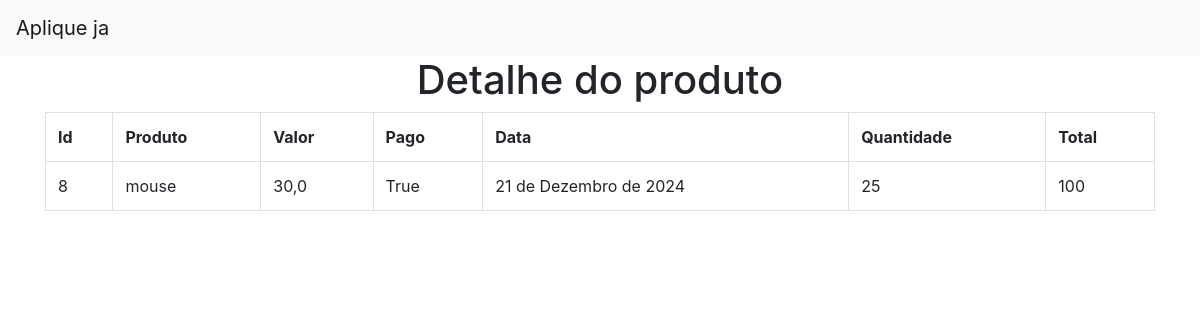
Page /8 on the committed database.
### aplique_ja/models.py (models this page shows)
class Produto(models.Model):
    produto = models.TextField(max_length=255)
    quantidade = models.IntegerField(default=1)
    valor = models.FloatField()
    total = models.IntegerField(null=True)
    pago = models.BooleanField(default=False)
    data = models.DateField(default=datetime.now)

### aplique_ja/views.py (the view)
# urls.py: path('<int:id_produto>',views.detalhe, name='detalhe')
def detalhe(request, id_produto):
    dados = {
        'dados': Produto.objects.get(pk=id_produto)
    }
    return render(request,'investimentos/detalhe.html',dados)

### aplique_ja/templates/investimentos/detalhe.html
{% extends 'investimentos/base.html' %}
{% block conteudo %}
<h1 style="text-align: center;">Detalhe do produto</h1>
<div class='container'>
<table class="table table-hover table-bordered">
    <tr>
        <th>Id</th>
        <th>Produto</th>
        <th>Valor</th>
        <th>Pago</th>
        <th>Data</th>
        <th>Quantidade</th>
        <th>Total</th>
    <tr>
        <td>{{dados.id}}</td>
        <td>{{dados.produto}}</td>
        <td>{{dados.valor}}</td>
        <td>{{dados.pago}}</td>
        <td>{{dados.data}}</td>
        <td>{{dados.quantidade}}</td>
        <td>{{dados.total}}</td>
    </tr>
    </tr>
</table>
</div>
{% endblock %}

### rows in the picture
Produto: id "8", produto "mouse", valor "30,0", pago "True", data "21 de Dezembro de 2024", quantidade "25", total "100"
